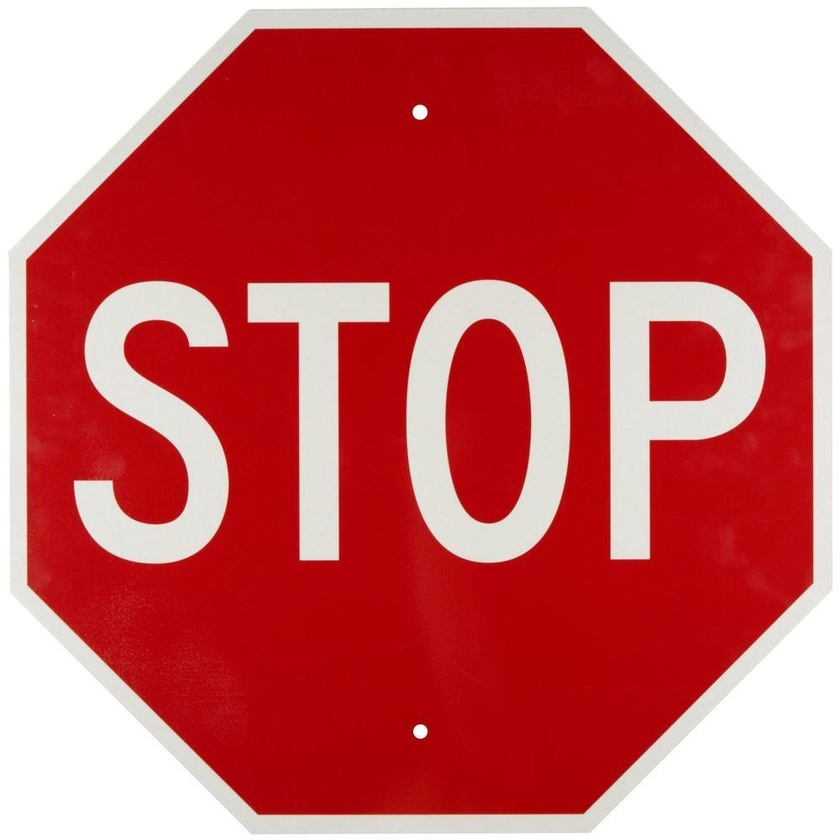
%> input picture stop_sign_template.jpg, 840 x 840 px, shrunk from 1000 x 1000 before the run
$ octave --eval "result = getStopSign(imread('stop_sign_template.jpg'));"   (GNU Octave 9; MATLAB toolbox functions it lacks are replaced by stand-ins)
%> lines starting %> are read from the running program, lines starting %| are printed output that depends on the picture; in (x1, y1, x2, y2) boxes, pixels count from 0 and x2, y2 are one past the last pixel; in counts of white or black regions, pixels touching at a corner belong together; the program's own positions count from 1
function [stop_sign,center] = getStopSign(img)
%{
Grabs where it thinks a stopsign is in an image, crops the image. Also
passes back the center of the object.
%}

    % Get a BW image of red stuff.
    red_stuff = ((img(:,:,1))>(img(:,:,2)*2))&((img(:,:,1))>(img(:,:,3)*2))&(img(:,:,1)>50)&...
            (((abs(img(:,:,2)-img(:,:,3))./img(:,:,3))*100)<50);
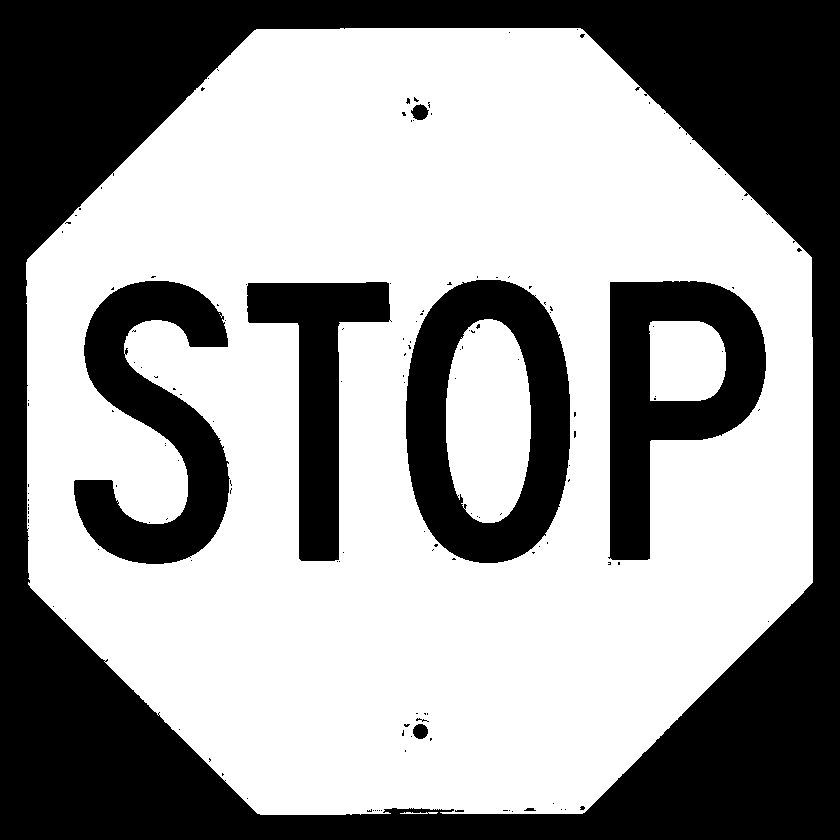
%> red_stuff: size 840x840 logical; 60.6% white; 152 black regions (144 under 20 px), largest, box (x1, y1, x2, y2) and area: (0, 0, 840, 840) 194364, (406, 280, 570, 563) 24487, (608, 281, 766, 560) 21643
    red_stuff = bwmorph(red_stuff,'dilate',10);
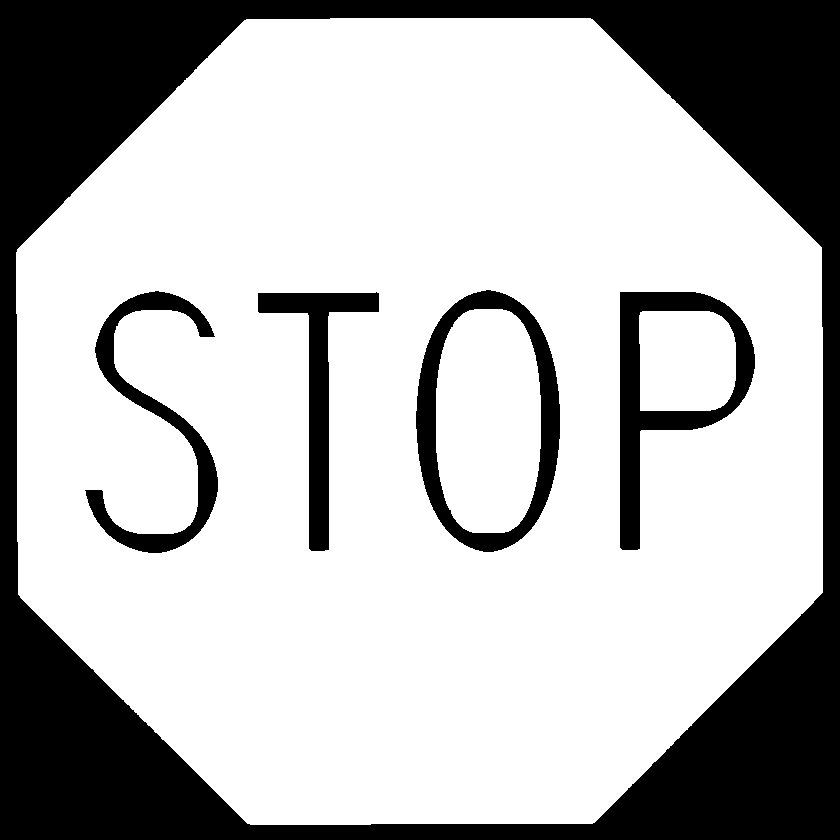
%> red_stuff: size 840x840 logical; 72.2% white; 5 black regions, box (x1, y1, x2, y2) and area: (0, 0, 840, 840) 162143, (620, 292, 755, 550) 9789, (416, 290, 560, 552) 9728, (85, 291, 218, 553) 7449, (258, 292, 379, 551) 7079
    red_stuff = bwmorph(red_stuff,'erode',10);
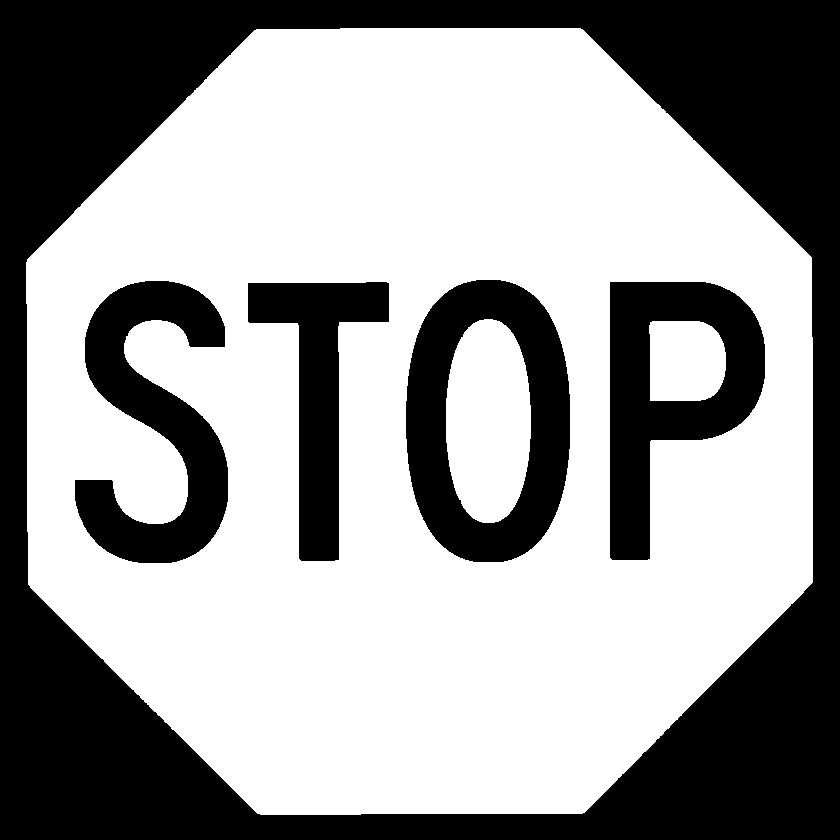
%> red_stuff: size 840x840 logical; 60.8% white; 5 black regions

    % Find a bounding box for the red stuff.
    % Get some labels.
    labels = logical(red_stuff);
    % Get some improps.
    props = regionprops(labels,'BoundingBox','FilledArea','Centroid');
%> props = 3 regions; box (x1, y1, x2, y2), Centroid and FilledArea: (26, 28, 813, 815) [414.6 425.2] 511577, (446, 319, 531, 523) [488.9 421.6] 14165, (649, 321, 726, 401) [685.9 361.6] 5637

    % Check to see if we even have any regions:
    if (~isempty(props))&(max([props.FilledArea])>70)
        % Grab the largest red thing...
        idx_big_stuff = find([props.FilledArea]==max([props.FilledArea]));
%> idx_big_stuff = 1
        ul_x = uint16(props(idx_big_stuff).BoundingBox(1));
%> ul_x = 27
        ul_y = uint16(props(idx_big_stuff).BoundingBox(2));
%> ul_y = 29
        x_del = uint16(props(idx_big_stuff).BoundingBox(3));
%> x_del = 787
        y_del = uint16(props(idx_big_stuff).BoundingBox(4));
%> y_del = 787
        % [10 lines of commented-out code are left out]
        stop_sign = img(ul_y:ul_y+y_del,ul_x:ul_x+x_del,:);
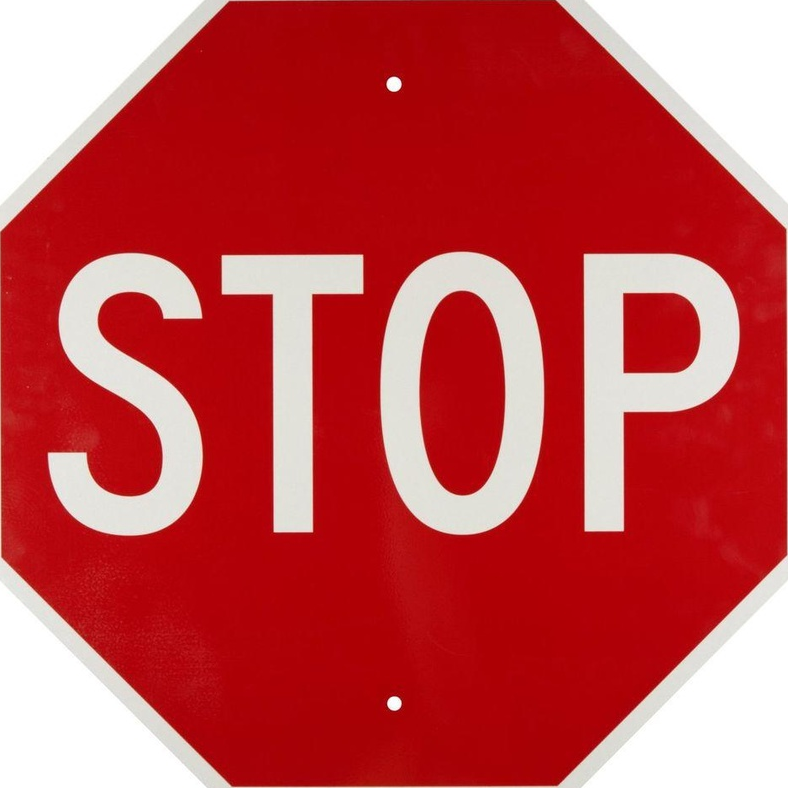
%> stop_sign: size 788x788x3 uint8; mean R, G, B 195.1, 75.3, 78.4
        center = props(idx_big_stuff).Centroid;
%> center = [414.6 425.2]
    else
        stop_sign=[];
        center=[];
    end

end
